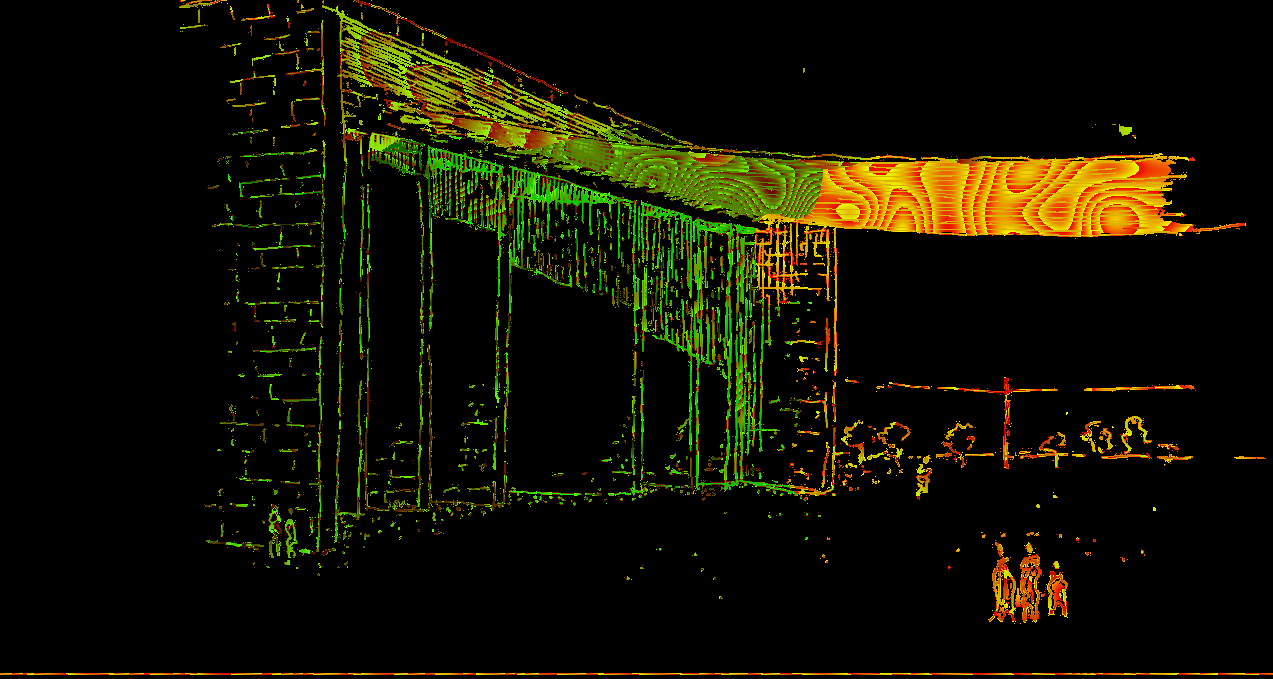
#> input picture assets/draw/arch-t.webp, 1273 x 679 px, given in place of BH_ESTALEIRO_EP3_C02_2022.12.02.jpg, which was not available
$ python build_images.py ../assets/draw ../assets/draw/arch.webp
#> lines starting #> are read from the running program, lines starting #| are printed output that depends on the picture
"""Build responsive WebP images for the site.

Usage:  python3 tools/build_images.py <source-root> <crops-dir>

Reads the manifest below (output name -> source file), writes
assets/img/<project>/<name>-<width>.webp for each width in WIDTHS that is
not larger than the source, and writes assets/data/images.js with the
generated widths and aspect ratio of every image, which the site reads.
To add an image: add a line to MANIFEST and run the script again.
"""
import json
import os
import sys

from PIL import Image

Image.MAX_IMAGE_PIXELS = None
WIDTHS = [640, 1280, 2000]
HERE = os.path.dirname(os.path.abspath(__file__))
OUT = os.path.join(HERE, "..", "assets", "img")
DATA = os.path.join(HERE, "..", "assets", "data", "images.js")

# key: "<project>/<name>"  value: (root, relative path)  root S = source folder, C = crops folder
MANIFEST = {
    "monolyt/front": ("S", "monolyt/BH_ESTALEIRO_EP3_C02_2022.12.02.jpg"),
    "monolyt/stone": ("S", "monolyt/BH_ESTALEIRO_EP3_C03_2022.12.02.jpg"),
    "monolyt/terraces": ("S", "monolyt/BH_ESTALEIRO_EP3_C05_2022.12.02.jpg"),
    "monolyt/corner": ("S", "monolyt/BH_ESTALEIRO_EP3_C06_2022.12.02.jpg"),
    "monolyt/axo": ("S", "monolyt/iso.png"),
    "urucuca/lagoon": ("S", "radyr/RADYR_ULHEUS_EP03_C01.jpg"),
    "urucuca/houses": ("S", "radyr/RADYR_ULHEUS_EP03_C02.jpg"),
    "urucuca/forest": ("S", "radyr/RADYR_ULHEUS_EP03_C03.jpg"),
    "urucuca/stone": ("S", "radyr/RADYR_ULHEUS_EP03_C04.jpg"),
    "urucuca/canopy": ("S", "radyr/RADYR_ULHEUS_EP03_C05.jpg"),
    "urucuca/site": ("S", "radyr/Screenshot_1.jpg"),
    "urucuca/roof-1": ("C", "uru-roof-1.png"),  # schematic design deck, p. 34
    "urucuca/roof-2": ("C", "uru-roof-2.png"),  # schematic design deck, p. 35
    "urucuca/roof-3": ("C", "uru-roof-3.png"),  # schematic design deck, p. 36
    "urucuca/roof-4": ("C", "uru-roof-4.png"),  # schematic design deck, p. 37
    "urucuca/roof-5": ("C", "uru-roof-5.png"),  # schematic design deck, p. 38
    "urucuca/roof-6": ("C", "uru-roof-6.png"),  # schematic design deck, p. 39
    "urucuca/masterplan": ("C", "uru-p10.png"),  # schematic design deck, p. 10
    "urucuca/bungalow": ("C", "uru-p23.png"),  # p. 23
    "urucuca/club-plan": ("C", "uru-p42.png"),  # p. 42
    "urucuca/club-layers": ("C", "uru-p44.png"),  # p. 44
    "quinta/approach": ("S", "manuel marateca/MANUEL_MARATECA_EV03_C01.jpg"),
    "quinta/court": ("S", "manuel marateca/MANUEL_MARATECA_EV03_C02.jpg"),
    "quinta/wing": ("S", "manuel marateca/MANUEL_MARATECA_EV03_C04.jpg"),
    "quinta/pool": ("S", "manuel marateca/MANUEL_MARATECA_EV03_C05.jpg"),
    "quinta/houses": ("S", "manuel marateca/MANUEL_MARATECA_EV03_C06.jpg"),
    "quinta/arcade": ("S", "manuel marateca/MANUEL_MARATECA_EV03_C07.jpg"),
    "quinta/axo-sketch": ("S", "manuel marateca/croqui manuel remasterizado.png"),
    "quinta/elevations": ("S", "manuel marateca/Fachadas.png"),
    "iguatemi/tower": ("S", "aeb/AAM_IGUATEMI_EV02_240618_R00.jpg"),
    "iguatemi/street": ("S", "aeb/AAM_IGUATEMI_EV02_C03_240618_R00.jpg"),
    "iguatemi/facade": ("S", "aeb/AAM_IGUATEMI_EV02_C04_240618_R00.jpg"),
    "iguatemi/sketch": ("C", "k-arvore-pedra-4.png"),  # croquis\ÁRVORE PEDRA 4.png (was aeb/croqui.jpg)
    "iguatemi/model": ("S", "aeb/maquete.jpg"),
    "iguatemi/model-hand": ("C", "iguatemi-model-hand.png"),  # photo sent in the conversation, 13 Oct 2026
    "iguatemi/axo": ("S", "aeb/iso.jpg"),
    "gaivota/tower": ("S", "NORTIS/NORTIS_GAIVOTA 530_EV02_C02-01.jpg"),
    "gaivota/entrance": ("S", "NORTIS/NORTIS_GAIVOTA 530_EV02_C01-01.jpg"),
    "gaivota/axo": ("S", "NORTIS/ISO.jpg"),
    "gramado/corner": ("S", "gramado/SAES_HRT_EP03_IMAGENS_C01_2022.10.28.jpg"),
    "gramado/street": ("S", "gramado/SAES_HRT_EP03_IMAGENS_C02_2022.10.14.jpg"),
    "gramado/forest": ("S", "gramado/SAES_HRT_EP03_IMAGENS_C05_2022.10.14.jpg"),
    "bvv/wall": ("S", "bvv/C01.jpg"),
    "bvv/pavilion": ("S", "bvv/C02.jpg"),
    "bvv/garden": ("S", "bvv/C03.jpg"),
    "bvv/pool": ("S", "bvv/C04_pedra.jpg"),
    "bvv/axo": ("S", "bvv/iso bvv.png"),
    "bvv/plan": ("S", "bvv/planta baixa bvv.png"),
    "casa-par/pool": ("S", "casa par/casa-par-architects-office_3.jpg"),
    "casa-par/living": ("S", "casa par/casa-par-architects-office_5.jpg"),
    "casa-par/hall": ("S", "casa par/casa-par-architects-office_6.jpg"),
    "barrinhas/beach": ("C", "barrinhas-308.png"),
    "barrinhas/palms": ("C", "barrinhas-309.png"),
    "barrinhas/court": ("C", "barrinhas-310.png"),
    "barrinhas/pool": ("C", "barrinhas-311.png"),
    "barrinhas/sketch-1": ("C", "barrinhas-sketch-1.jpg"),
    "barrinhas/sketch-2": ("C", "barrinhas-sketch-2.jpg"),
    "tramandai/canopy": ("C", "tcc-02.png"),  # TCC\Renderizado\02-cinza.png
    "tramandai/square": ("C", "tcc-oficial.png"),  # RENDER OFICIAL- cinza.png
    "tramandai/hall": ("C", "tcc-interna2.png"),  # IMAGEM INTERNA2-cinza.png
    "tramandai/lagoon": ("C", "tcc-05.png"),  # 05-cinza.png
    "tramandai/approach": ("C", "tcc-081.png"),  # 081-cinza.png
    "tramandai/boardwalk": ("C", "tcc-oficial2.png"),  # RENDER OFICIAL2-cinza.png
    "tramandai/street": ("C", "tcc-091.png"),  # 091-cinza.png
    "tramandai/masterplan": ("C", "tcc-masterplan.png"),
    "tramandai/siteplan": ("C", "tcc-siteplan.png"),
    "tramandai/elevations": ("C", "tcc-elevations.png"),
    "tramandai/section": ("C", "tcc-section.png"),
    # Murata 157, from the schematic design presentation (renders as embedded in the PDF; drawings cropped from it)
    "murata/tower": ("C", "mu-tower.jpg"),
    "murata/front": ("C", "mu-front.jpg"),
    "murata/corner": ("C", "mu-corner.jpg"),
    "murata/entrance": ("C", "mu-entrance.jpg"),
    "murata/pool": ("C", "mu-pool.jpg"),
    "murata/crown": ("C", "mu-crown.jpg"),
    "murata/detail": ("C", "mu-detail.jpg"),
    "murata/below": ("C", "mu-below.jpg"),
    "murata/fractal": ("C", "mu-fractal.png"),
    "murata/module": ("C", "mu-module.png"),
    "murata/plan": ("C", "mu-plan.png"),
    "murata/section": ("C", "mu-section.png"),
    # Travel notebook (unlisted page), from portfólio\aquarela, flattened and trimmed
    "notebook/amsterdam": ("C", "nb-amsterdam.png"),
    "notebook/cntower": ("C", "nb-cntower.png"),
    "notebook/farol": ("C", "nb-farol.png"),
    "notebook/castilhos": ("C", "nb-castilhos.png"),
    "notebook/cafe": ("C", "nb-cafe.png"),
    "notebook/rooftops": ("C", "nb-rooftops.png"),
    "notebook/lion": ("C", "nb-lion.png"),
    "notebook/facade": ("C", "nb-facade.png"),
    "notebook/ornaments": ("C", "nb-ornaments.png"),
    "notebook/plant": ("C", "nb-plant.png"),
    "notebook/lunch": ("C", "nb-lunch.png"),
    "notebook/house": ("C", "nb-house.png"),
    "notebook/passerby": ("C", "nb-passerby.png"),
    # Sketchbook, from portfólio\croquis (scans at 600 dpi; "-pencil" = the same sheet before colour)
    "sketch/multifamily-house": ("C", "k-perspectiva-bm8.png"),  # Perspectiva BM8.png
    "sketch/multifamily-block": ("C", "k-croqui-geral-bm8.png"),  # Croqui geral BM8 2.png
    "sketch/valley": ("C", "k-20240611191627.jpg"),
    "sketch/valley-pencil": ("C", "k-20240611180009.jpg"),
    "sketch/bay": ("C", "k-20240612135921.jpg"),
    "sketch/bay-line": ("C", "k-vista-montanha-3.png"),  # vista montanha 3.png
    "sketch/terrace": ("C", "k-20240612191947.jpg"),
    "sketch/terrace-pencil": ("C", "k-20240612184747.jpg"),
    "sketch/village": ("C", "k-20240612192042.jpg"),
    "sketch/plaza": ("C", "k-20240612154429.jpg"),
    "sketch/plaza-pencil": ("C", "k-20240612151817.jpg"),
    "sketch/hortensias": ("C", "k-av-hortensias.png"),  # Av. das Hortensias.png
    "sketch/houses-story": ("C", "k-casinhas-historia.png"),  # Casinhas história.png
    # Quinta studies, from portfólio\manuel marateca (one PSD per drawing, flattened and trimmed;
    # "details" and "houses" are six drawings each on a 3x2 sheet)
    "sketch/q-manueline": ("C", "mm-manueline.png"),  # CROQUI 07.png
    "sketch/q-mafra": ("C", "mm-mafra.png"),  # CROQUI 10- Palacio nacional de mafra.png
    "sketch/q-augusta": ("C", "mm-augusta.png"),  # CROQUI 13- Arco da augusta.psd
    "sketch/q-queluz": ("C", "mm-queluz.png"),  # CROQUI 12- palacio de queluz.psd
    "sketch/q-palmela": ("C", "mm-palmela.png"),  # CROQUI 09- castelo de palmela.psd
    "sketch/q-sintra": ("C", "mm-sintra.png"),  # CROQUI 20- palacio de sintra.psd
    "sketch/q-saojorge": ("C", "mm-saojorge.png"),  # CROQUI 11- castelo são jorge de lisboa.psd
    "sketch/q-pavilion": ("C", "mm-pavilion.png"),  # CROQUI 21- pavilhão de lisboa.psd
    "sketch/q-details": ("C", "mm-details.png"),  # CROQUI 01, 03, 15 chaminés, 16 quina, 18 revestimento, 19 muxarabi
    "sketch/q-houses": ("C", "mm-houses.png"),  # CROQUI 02, 04, 06, 05, 15 Casa de Mateus, 14 Casa Contemporânea
    "profile/portrait": ("C", "portrait.png"),
    "profile/places-map": ("C", "places-map.png"),
    "profile/places-america": ("C", "america.png"),  # exported by Filipe from the map PSD (América.png)
}


def main(src_root, crops):
#> called with src_root = '../assets/draw', crops = '../assets/draw/arch.webp'
    meta = {}
    for key, (root, rel) in MANIFEST.items():
        path = os.path.join(src_root if root == "S" else crops, rel)
        im = Image.open(path)
#> im is the input picture: PIL image 1273x679 RGB; mean R, G, B 18.2, 16.7, 0
        if im.mode in ("RGBA", "LA", "P"):
            im = im.convert("RGBA")
            bg = Image.new("RGB", im.size, "white")
            bg.paste(im, mask=im.split()[-1])
            im = bg
        else:
            im = im.convert("RGB")
        w, h = im.size
#> w = 1273; h = 679
        widths = [x for x in WIDTHS if x < w] + [min(w, WIDTHS[-1])]
#> widths = [640, 1273]
        widths = sorted(set(widths))
        os.makedirs(os.path.join(OUT, os.path.dirname(key)), exist_ok=True)
        for tw in widths:
            th = round(h * tw / w)
            out = os.path.join(OUT, f"{key}-{tw}.webp")
            im.resize((tw, th), Image.LANCZOS).save(out, "WEBP", quality=80, method=6)
#> this loop made 2 passes
#> pass 1, in main, `im.resize((tw, th), Image.LANCZOS).save(out, "WEBP", quality=80, metho..`:
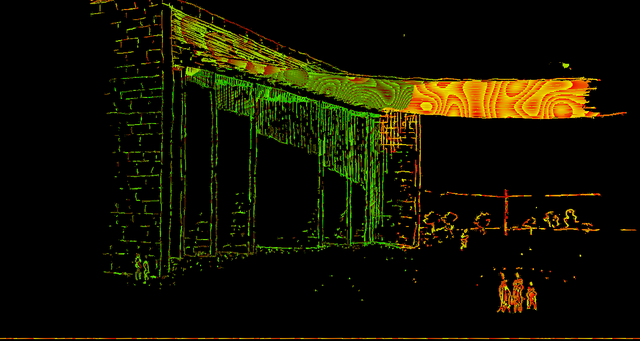
#> saved as front-640.webp: PIL image 640x341 RGB; mean R, G, B 18.7, 17.4, 0
        meta[key] = {"w": widths, "r": round(w / h, 4)}
        print(key, w, h, widths)
#| monolyt/front 1273 679 [640, 1273]
#> pass 2 of the loop in main, `for key, (root, rel) in MANIFEST.items():`:
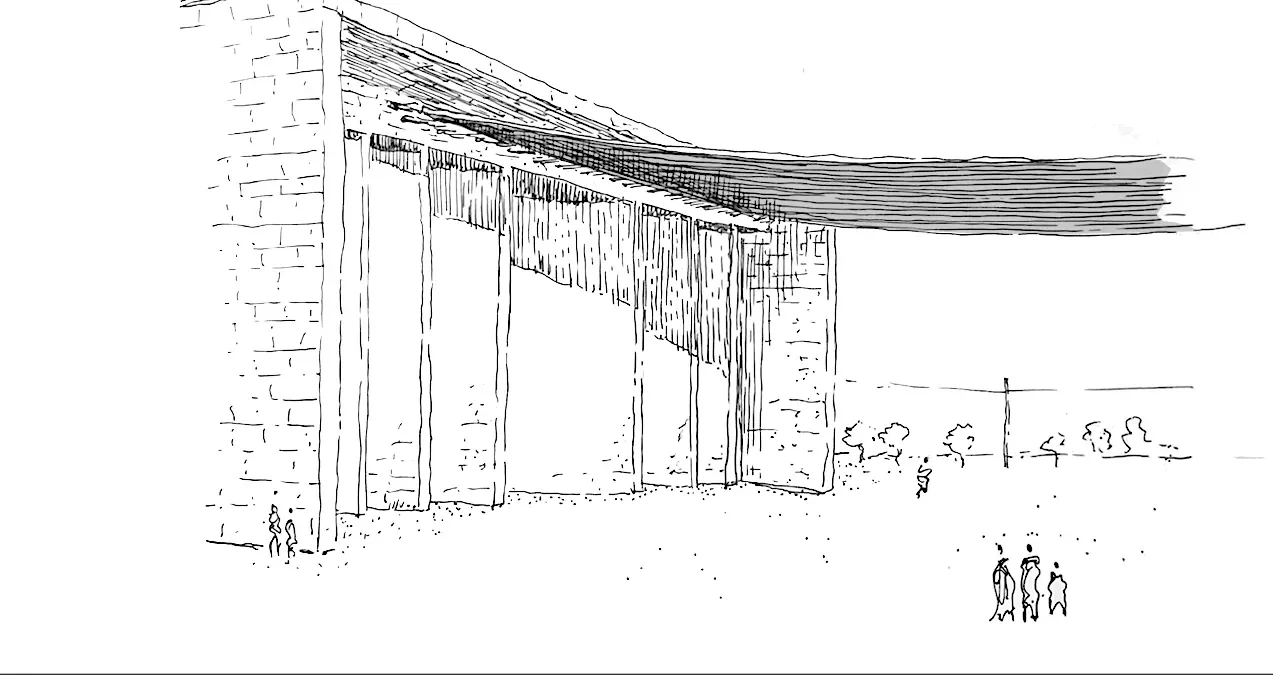
#> input picture assets/draw/arch.webp, 1273 x 679 px, given in place of BH_ESTALEIRO_EP3_C03_2022.12.02.jpg, which was not available
#> in main, im is the input picture: PIL image 1273x679 RGB; mean R, G, B 240.6, 240.6, 240.6
#> the loop in main, `for tw in widths:` made 2 passes
#> pass 1, in main, `im.resize((tw, th), Image.LANCZOS).save(out, "WEBP", quality=80, metho..`:
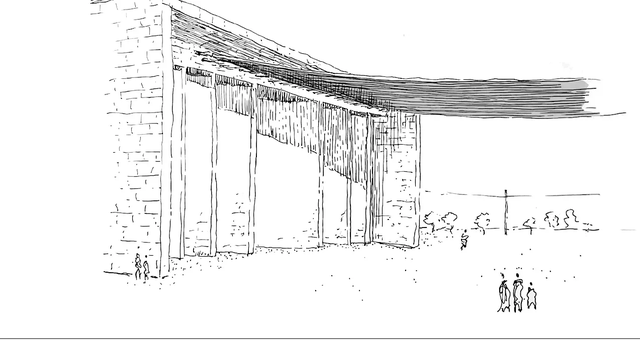
#> saved as stone-640.webp: PIL image 640x341 RGB; mean R, G, B 240, 240, 240
#| monolyt/stone 1273 679 [640, 1273]
    os.makedirs(os.path.dirname(DATA), exist_ok=True)
    old = {}
    if os.path.exists(DATA):
        txt = open(DATA).read()
        old = json.loads(txt[txt.index("{"):txt.rindex("}") + 1])
    old.update(meta)
    with open(DATA, "w") as f:
        f.write("// Generated by tools/build_images.py. Do not edit by hand.\n")
        f.write("window.IMAGES = " + json.dumps(old, indent=1, sort_keys=True) + ";\n")


if __name__ == "__main__":
#> (the run stopped early here; a loop or call above may not have finished)
